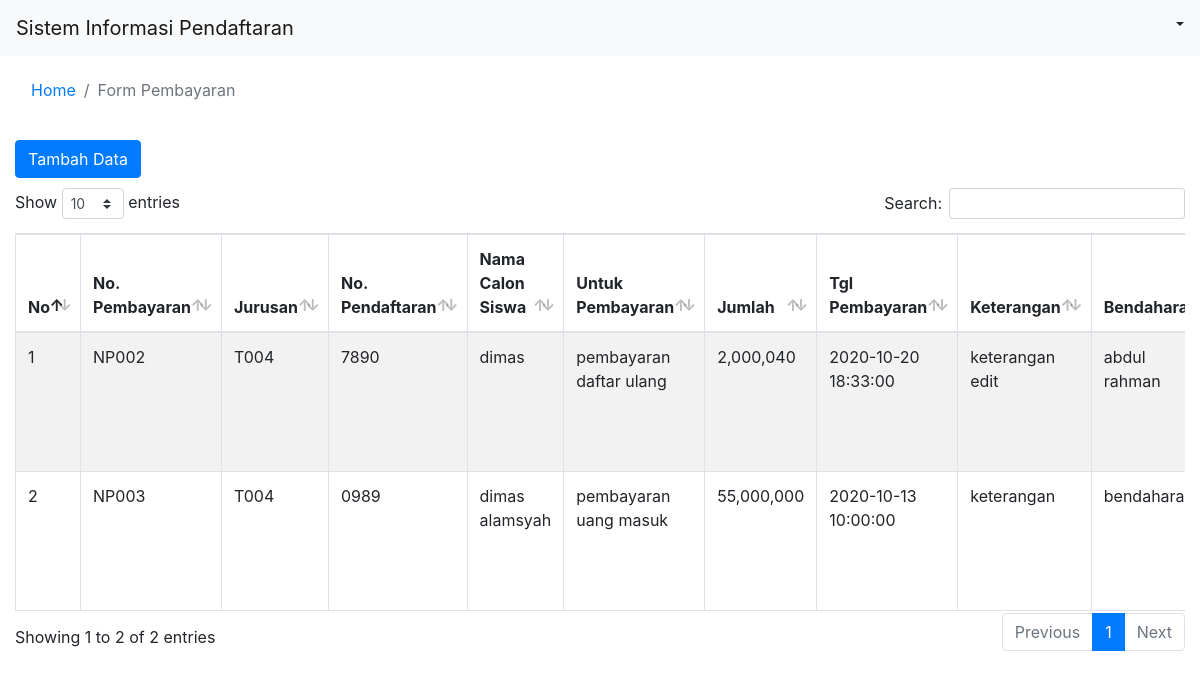
The app's page /index.php/formpembayaran with its own data.
### tables this page shows
CREATE TABLE `pembayaran` (
  `NO_PEMBAYARAN` varchar(10) NOT NULL,
  `JURUSAN` varchar(30) DEFAULT NULL,
  `NO_PENDAFTARAN` varchar(10) DEFAULT NULL,
  `NAMA_CALON_SISWA` varchar(30) DEFAULT NULL,
  `UNTUK_PEMBAYARAN` varchar(100) DEFAULT NULL,
  `JUMLAH` varchar(30) DEFAULT NULL,
  `TANGGAL_PEMBAYARAN` datetime DEFAULT NULL,
  `KETERANGAN` varchar(20) DEFAULT NULL,
  `BENDAHARA` varchar(30) DEFAULT NULL
);

### application/controllers/FormPembayaran.php (called while the page is built, shortened)
<?php
class FormPembayaran extends CI_Controller{
	function __construct(){
		$this->load->library('pdftc');
		$this->load->library('session');
		$this->load->model('MFormPembayaran');
		$this->load->model('MJurusan');
		$this->load->model('MFormPendaftaran');
		$this->load->model('MKelas');
		$this->load->model('MSiswa');
		$this->load->helper('url');
	}
	function index(){
		$data['data'] = $this->MFormPembayaran->getAll()->result();
		$data['noPendaftaran'] = $this->MFormPendaftaran->getDistinctNoPendaftaran()->result();
		$data['jurusans'] = $this->MJurusan->getDistinct2()->result();
		$this->load->view('header');
		$this->load->view('form_pembayaran_home', $data);
		$this->load->view('footer');
	}
}

### index.php (called while the page is built, shortened)
<?php
require_once BASEPATH.'core/CodeIgniter.php';

### application/models/MFormPembayaran.php (called while the page is built, shortened)
<?php
class MFormPembayaran extends CI_Model{
	function getAll(){
		return $this->db->get('pembayaran');
	}
}

### application/models/MFormPendaftaran.php (called while the page is built, shortened)
<?php
class MFormPendaftaran extends CI_Model{
	function getDistinctNoPendaftaran(){
		return $this->db->query("select NO_PENDAFTARAN from pendaftaran ");
	}
}

### application/models/MJurusan.php (called while the page is built, shortened)
<?php
class MJurusan extends CI_Model{
	function getDistinct2(){
		return $this->db->query("select KODE_PROGRAM_KEAHLIAN, PROGRAM_KEAHLIAN from jurusan ");
	}
}

### application/views/form_pembayaran_home.php (the view, shortened to what this page needs)
<div class="container-fluid">
	<form target="_blank" method="GET" action="<?php echo base_url(). 'formpendaftaran/report'; ?>">
		<div class="row" style="margin-top: 10px">
			<div class="col-2" style="margin: 0; max-width: 160px;">
				<button type="button" class="btn btn-primary" data-toggle="modal" data-target="#exampleModal">Tambah Data</button>
			</div>
			<div class="col-sm-9"></div>
			</form>
		</div>
	<div class="row" style="margin-top: 10px">
		<div class="col-sm">
			<table id="example" class="table table-striped table-bordered" style="width:100%; margin-top: 10px">
		        <thead>
		            <tr>
		                <th>No</th>
		                <th>No. Pembayaran</th>
		                <th>Jurusan</th>
		                <th>No. Pendaftaran</th>
		                <th>Nama Calon Siswa</th>
		                <th>Untuk Pembayaran</th>
		                <th>Jumlah</th>
		                <th>Tgl Pembayaran</th>
		                <th>Keterangan</th>
		                <th>Bendahara</th>
		            </tr>
		        </thead>
		        <tbody>
		        	<?php
						$no = 1;
						foreach($data as $u){
					?>
			            <tr>
			                <td><?=$no++?></td>
			                <td><?=$u->NO_PEMBAYARAN?></td>
			                <td><?=$u->JURUSAN?></td>
			                <td><?=$u->NO_PENDAFTARAN?></td>
			                <td><?=$u->NAMA_CALON_SISWA?></td>
			                <td><?=$u->UNTUK_PEMBAYARAN?></td>
			                <td><?=$u->JUMLAH?></td>
			                <td><?=$u->TANGGAL_PEMBAYARAN?></td>
			                <td><?=$u->KETERANGAN?></td>
			                <td><?=$u->BENDAHARA?></td>
			            </tr>
		            <?php
						}
					?>
		        </tbody>
		    </table>
		</div>
	</div>

### records on screen
pembayaran: NO_PEMBAYARAN "NP002", JURUSAN "T004", NO_PENDAFTARAN "7890", NAMA_CALON_SISWA "dimas", UNTUK_PEMBAYARAN "pembayaran daftar ulang", JUMLAH "2,000,040", TANGGAL_PEMBAYARAN "2020-10-20 18:33:00", KETERANGAN "keterangan edit", BENDAHARA "abdul rahman"
pembayaran: NO_PEMBAYARAN "NP003", JURUSAN "T004", NO_PENDAFTARAN "0989", NAMA_CALON_SISWA "dimas alamsyah", UNTUK_PEMBAYARAN "pembayaran uang masuk", JUMLAH "55,000,000", TANGGAL_PEMBAYARAN "2020-10-13 10:00:00", KETERANGAN "keterangan", BENDAHARA "bendahara"

### other values on screen
$currentPage "Form Pembayaran"
